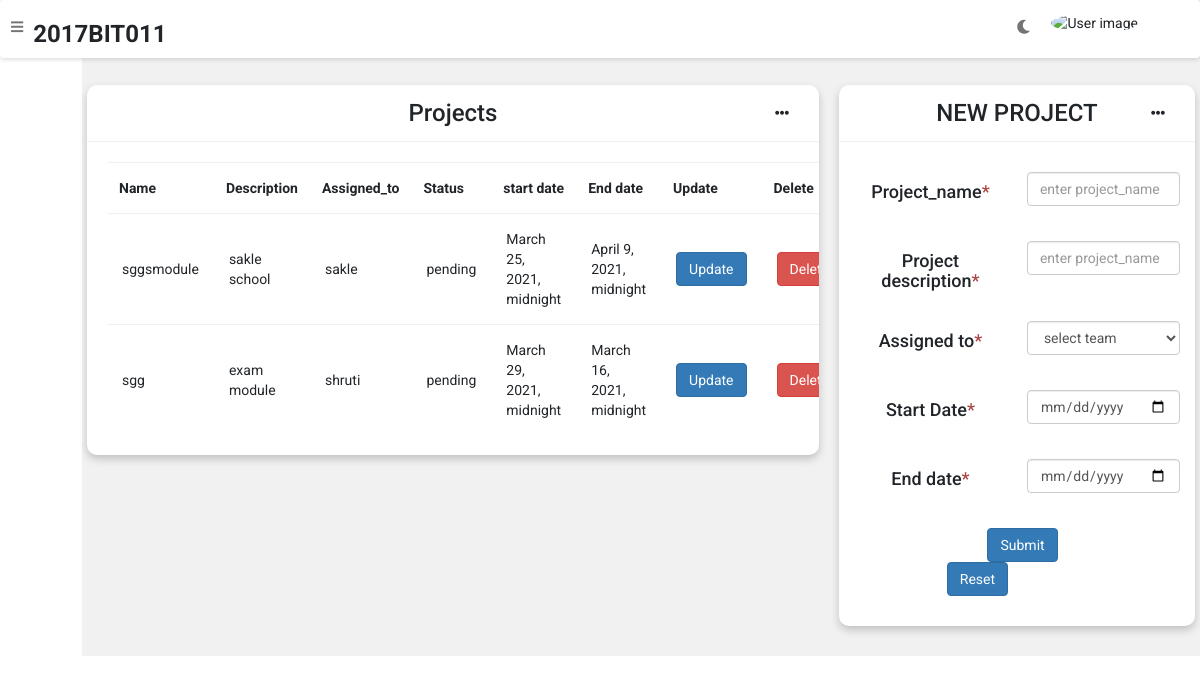
/task/project, run on an earlier commit of the app's database.
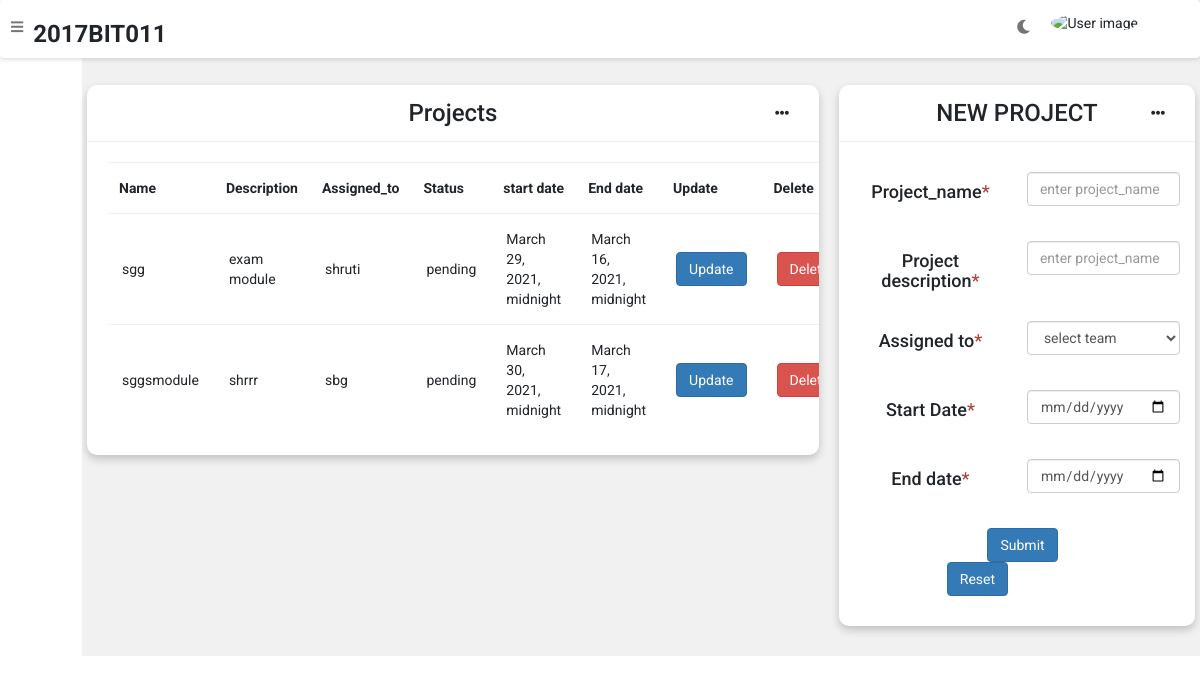
And on a later commit of the database.
### task/models.py (models this page shows, shortened)
class Project(models.Model):
    proj_name = models.CharField(max_length=200,default='newproj', unique=True , primary_key=True)
    Proj_description =  models.CharField(max_length=500,default="description", null=True, blank=True)
    proj_status = models.IntegerField(default="0",null=True, blank=True)
    assigned_to = models.ForeignKey(team, on_delete=models.DO_NOTHING)
    start_date =models.DateTimeField(default=timezone.now)
    end_date = models.DateTimeField(default=timezone.now)

### teams/models.py (models this page shows)
class team(models.Model):
    team_name = models.CharField(max_length=100,primary_key=True,unique=True)
    team_description =  models.CharField(max_length=500,default='desc',null=True,blank=True)
    date_start = models.DateTimeField(default=timezone.now)
    status = models.CharField(max_length=10, default='free')
    def __str__(self):
        return self.team_name

### task/views.py (the view)
# urls.py: path('project', views.project, name='project'),
def project(request):
    obj=Project.objects.all()
    obj1 = team.objects.filter(status="free")
    dict1 = {'obj':obj, 'obj1':obj1}
    return render(request, "project.html", dict1)

### task/templates/project.html (shortened to what the changed rows need)
{% extends 'admin-nav.html' %}
{% block content %}
	<div class="wrapper">
		<div class="row">
			<div class="col-8 col-m-12 col-sm-12">
				<div class="card">
					<div class="card-content">
						<table>
							<thead>
								<tr>
									<th>Name</th>
                                    <th>Description</th>
                                    <th>Assigned_to</th>
                                    <th>Status</th>
                                    <th>start date</th>
									<th>End date</th>
                                    <th>Update</th>
                                    <th>Delete</th>
								</tr>
							</thead>
							<tbody>
								 {% for i in obj %}
                                <tr>
                                    <td>{{ i.proj_name }}</td>
									<td>{{ i.Proj_description}}</td>
                                    <td>{{ i.assigned_to }}</td>
                                    <td>{{ i.proj_status }}</td>
                                    <td>{{ i.start_date }}</td>
                                    <td>{{ i.end_date }}</td>
                                    <td><a href="{% url 'projectupdate' pk=i.proj_name %}"><button type="submit" class="btn btn-primary">Update</button></a></td>
									<td><a href="{% url 'projectdelete' pk=i.proj_name %}" onclick="return confirm('Are you sure you want to delete this?')"><button type="submit" class="btn-danger btn ">Delete</button></a></td>
								</tr>
                                {% endfor %}
							</tbody>
						</table>
					</div>
				</div>
			</div>
		</div>
	</div>
	{% endblock %}

What changed in the data, as far as the page shows it:
shown differently, row unchanged: Project "sgg": moves up the list
changed Project "sggsmodule": Proj_description "sakle school" → "shrrr"; assigned_to "sakle" → "sbg"; start_date "March 25, 2021, midnight" → "March 30, 2021, midnight"; end_date "April 9, 2021, midnight" → "March 17, 2021, midnight"
